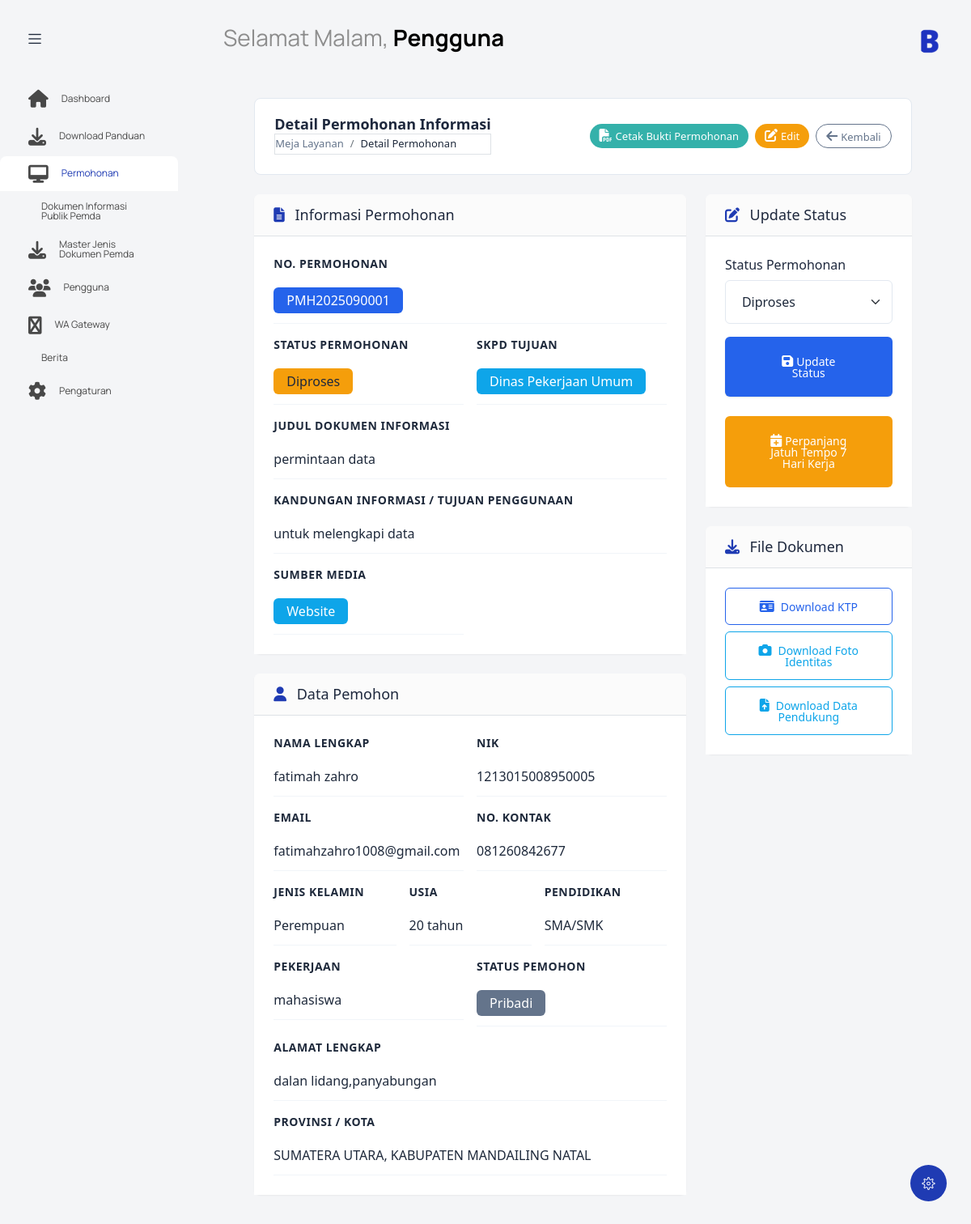
The app's page /index.php?controller=permohonanadmin&action=view&id=3 (signed in), older data.
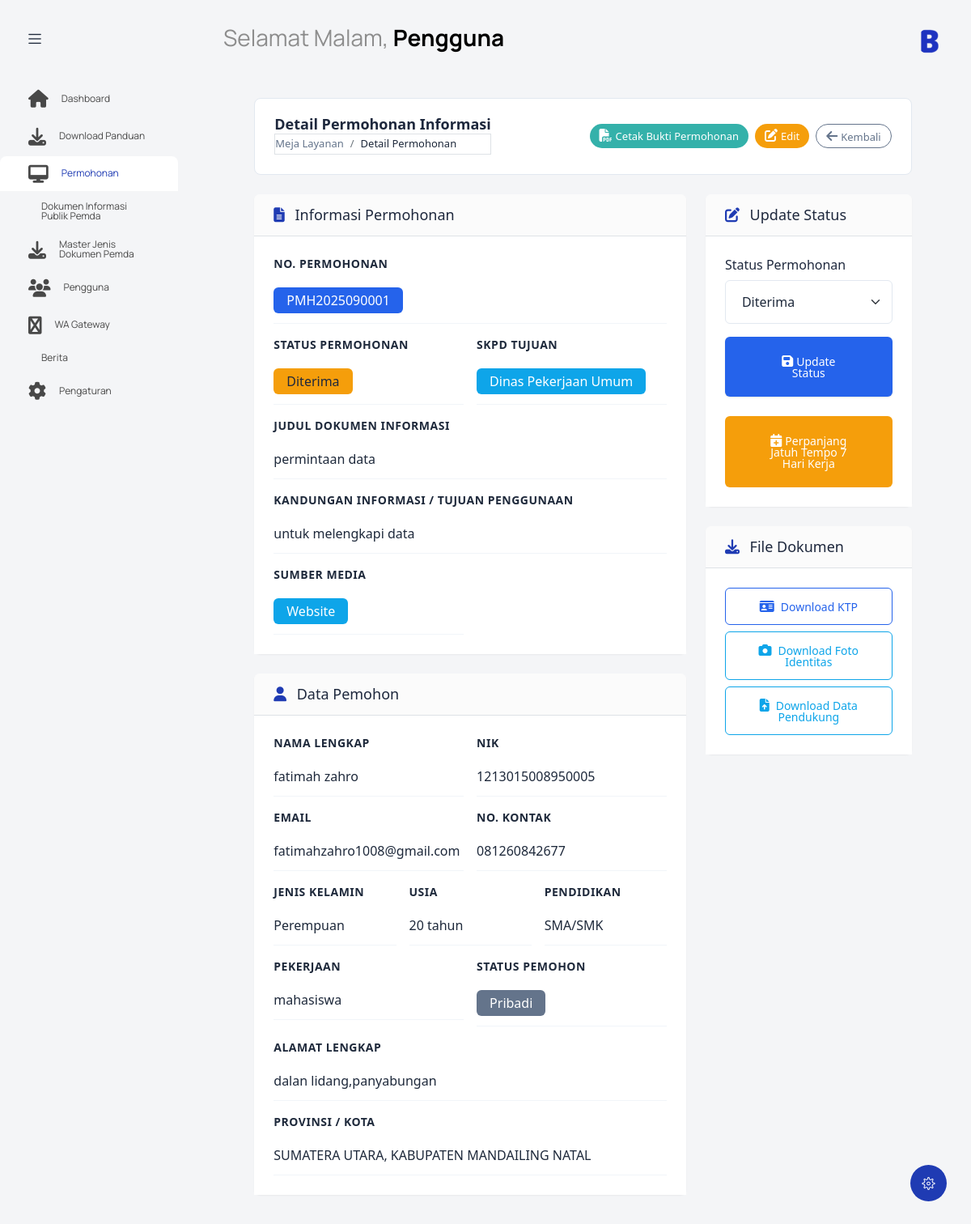
The same page, newer data.
### tables this page shows
CREATE TABLE `permohonan` (
  `id_permohonan` int NOT NULL,
  `id_user` int NOT NULL,
  `no_permohonan` varchar(255) DEFAULT NULL,
  `sisa_jatuh_tempo` int DEFAULT NULL,
  `tujuan_permohonan` text,
  `komponen_tujuan` varchar(255) DEFAULT NULL,
  `judul_dokumen` varchar(255) DEFAULT NULL,
  `kandungan_informasi` text,
  `tujuan_penggunaan_informasi` text,
  `upload_foto_identitas` varchar(255) DEFAULT NULL,
  `upload_data_pedukung` varchar(255) DEFAULT NULL,
  `status` varchar(50) DEFAULT 'Diproses\r\n',
  `sumber_media` varchar(100) DEFAULT NULL,
  `catatan_petugas` text,
  `created_at` timestamp NULL DEFAULT CURRENT_TIMESTAMP,
  `updated_at` timestamp NULL DEFAULT CURRENT_TIMESTAMP ON UPDATE CURRENT_TIMESTAMP
);

CREATE TABLE `biodata_pengguna` (
  `id_biodata` int NOT NULL,
  `nama_lengkap` varchar(255) NOT NULL,
  `nik` varchar(16) NOT NULL,
  `alamat` text,
  `provinsi` varchar(100) DEFAULT NULL,
  `city` varchar(100) DEFAULT NULL,
  `jenis_kelamin` enum('Laki-laki','Perempuan') DEFAULT NULL,
  `usia` int DEFAULT NULL,
  `pendidikan` varchar(100) DEFAULT NULL,
  `pekerjaan` varchar(100) DEFAULT NULL,
  `no_kontak` varchar(20) DEFAULT NULL,
  `email` varchar(255) DEFAULT NULL,
  `foto_profile` varchar(255) DEFAULT NULL,
  `status_pengguna` enum('pribadi','lembaga') NOT NULL,
  `nama_lembaga` varchar(255) DEFAULT NULL,
  `upload_ktp` varchar(255) DEFAULT NULL,
  `upload_akta` varchar(255) DEFAULT NULL
);

### views/permohonan_admin/view.php (the view, shortened to what the changed rows need)
<?php include('template/header.php'); ?>
<body class="with-welcome-text">
  <div class="container-scroller">
    <?php include 'template/navbar.php'; ?>
    <div class="container-fluid page-body-wrapper">
      <?php include 'template/setting_panel.php'; ?>
      <?php include 'template/sidebar.php'; ?>
      <div class="main-panel">
        <div class="content-wrapper">
          <div class="row justify-content-center">
            <div class="col-12 col-xl-11">
              <div class="page-header mb-4">
                <div class="d-flex flex-column flex-md-row justify-content-between align-items-start align-items-md-center">
                  <div class="mb-2 mb-md-0">
                    <h4 class="page-title mb-1 text-dark">Detail Permohonan Informasi</h4>
                    <nav aria-label="breadcrumb">
                      <ol class="breadcrumb mb-0 fs-6">
                        <li class="breadcrumb-item"><a href="index.php?controller=permohonanadmin&action=index" class="text-decoration-none">Meja Layanan</a></li>
                        <li class="breadcrumb-item active" aria-current="page">Detail Permohonan</li>
                      </ol>
                    </nav>
                  </div>
                  <div class="d-flex flex-column flex-sm-row gap-2">
                    <a href="index.php?controller=permohonanadmin&action=generatePDF&id=<?php echo $permohonan['id_permohonan']; ?>" class="btn btn-success btn-sm" target="_blank">
                      <i class="fas fa-file-pdf me-1"></i>Cetak Bukti Permohonan
                    </a>
                    <a href="index.php?controller=permohonanadmin&action=edit&id=<?php echo $permohonan['id_permohonan']; ?>" class="btn btn-warning btn-sm">
                      <i class="fas fa-edit me-1"></i>Edit
                    </a>
                    <a href="index.php?controller=permohonanadmin&action=index" class="btn btn-outline-secondary btn-sm">
                      <i class="fas fa-arrow-left me-1"></i>Kembali
                    </a>
                  </div>
                </div>
              </div>
              <div class="row g-4">
                <div class="col-lg-8">
                  <div class="card shadow-sm border-0 mb-4">
                    <div class="card-header bg-light border-bottom">
                      <h5 class="card-title mb-0 text-dark fw-normal">
                        <i class="fas fa-file-alt me-2 text-primary"></i>
                        Informasi Permohonan
                      </h5>
                    </div>
                    <div class="card-body p-4">
                      <div class="row g-3">
                        <div class="col-12">
                          <div class="info-item">
                            <label class="info-label">No. Permohonan</label>
                            <div class="info-value">
                              <span class="badge bg-primary fs-6 px-3 py-2"><?php echo htmlspecialchars($permohonan['no_permohonan'] ?? ''); ?></span>
                            </div>
                          </div>
                        </div>
                        <div class="col-md-6">
                          <div class="info-item">
                            <label class="info-label">Status Permohonan</label>
                            <div class="info-value">
                              <?php
                              $status = $permohonan['status'] ?? 'Diproses';
                              $statusClass = '';
                              switch ($status) {
                                default:
                                  $statusClass = 'bg-warning text-dark';
                              }
                              ?>
                              <span class="badge <?php echo $statusClass; ?> fs-6 px-3 py-2"><?php echo htmlspecialchars($status); ?></span>
                            </div>
                          </div>
                        </div>
                        <div class="col-md-6">
                          <div class="info-item">
                            <label class="info-label">SKPD Tujuan</label>
                            <div class="info-value">
                              <span class="badge bg-info fs-6 px-3 py-2"><?php echo htmlspecialchars($permohonan['komponen_tujuan'] ?? ''); ?></span>
                            </div>
                          </div>
                        </div>
                        <div class="col-12">
                          <div class="info-item">
                            <label class="info-label">Judul Dokumen Informasi</label>
                            <div class="info-value"><?php echo htmlspecialchars($permohonan['judul_dokumen'] ?? ''); ?></div>
                          </div>
                        </div>
                        <div class="col-12">
                          <div class="info-item">
                            <label class="info-label">Kandungan Informasi / Tujuan Penggunaan</label>
                            <div class="info-value"><?php echo nl2br(htmlspecialchars($permohonan['tujuan_penggunaan_informasi'] ?? '')); ?></div>
                          </div>
                        </div>
                        <div class="col-md-6">
                          <div class="info-item">
                            <label class="info-label">Sumber Media</label>
                            <div class="info-value">
                              <span class="badge bg-info fs-6 px-3 py-2"><?php echo htmlspecialchars($permohonan['sumber_media'] ?? 'Website'); ?></span>
                            </div>
                          </div>
                        </div>
                      </div>
                    </div>
                  </div>
                  <div class="card shadow-sm border-0 mb-4">
                    <div class="card-header bg-light border-bottom">
                      <h5 class="card-title mb-0 text-dark fw-normal">
                        <i class="fas fa-user me-2 text-primary"></i>
                        Data Pemohon
                      </h5>
                    </div>
                    <div class="card-body p-4">
                      <div class="row g-3">
                        <div class="col-md-6">
                          <div class="info-item">
                            <label class="info-label">Nama Lengkap</label>
                            <div class="info-value"><?php echo htmlspecialchars($permohonan['nama_lengkap'] ?? $permohonan['username']); ?></div>
                          </div>
                        </div>
                        <div class="col-md-6">
                          <div class="info-item">
                            <label class="info-label">NIK</label>
                            <div class="info-value"><?php echo htmlspecialchars($permohonan['nik'] ?? ''); ?></div>
                          </div>
                        </div>
                        <div class="col-md-6">
                          <div class="info-item">
                            <label class="info-label">Email</label>
                            <div class="info-value"><?php echo htmlspecialchars($permohonan['email'] ?? ''); ?></div>
                          </div>
                        </div>
                        <div class="col-md-6">
                          <div class="info-item">
                            <label class="info-label">No. Kontak</label>
                            <div class="info-value"><?php echo htmlspecialchars($permohonan['no_kontak'] ?? ''); ?></div>
                          </div>
                        </div>
                        <div class="col-md-4">
                          <div class="info-item">
                            <label class="info-label">Jenis Kelamin</label>
                            <div class="info-value"><?php echo htmlspecialchars($permohonan['jenis_kelamin'] ?? '-'); ?></div>
                          </div>
                        </div>
                        <div class="col-md-4">
                          <div class="info-item">
                            <label class="info-label">Usia</label>
                            <div class="info-value"><?php echo htmlspecialchars($permohonan['usia'] ?? '-'); ?> tahun</div>
                          </div>
                        </div>
                        <div class="col-md-4">
                          <div class="info-item">
                            <label class="info-label">Pendidikan</label>
                            <div class="info-value"><?php echo htmlspecialchars($permohonan['pendidikan'] ?? '-'); ?></div>
                          </div>
                        </div>
                        <div class="col-md-6">
                          <div class="info-item">
                            <label class="info-label">Pekerjaan</label>
                            <div class="info-value"><?php echo htmlspecialchars($permohonan['pekerjaan'] ?? '-'); ?></div>
                          </div>
                        </div>
                        <div class="col-md-6">
                          <div class="info-item">
                            <label class="info-label">Status Pemohon</label>
                            <div class="info-value">
                              <span class="badge <?php echo ($permohonan['status_pengguna'] ?? '') === 'lembaga' ? 'bg-primary' : 'bg-secondary'; ?> fs-6 px-3 py-2">
                                <?php echo htmlspecialchars(ucfirst($permohonan['status_pengguna'] ?? 'pribadi')); ?>
                              </span>
                            </div>
                          </div>
                        </div>
                        <div class="col-12">
                          <div class="info-item">
                            <label class="info-label">Alamat Lengkap</label>
                            <div class="info-value"><?php echo nl2br(htmlspecialchars($permohonan['alamat'] ?? '')); ?></div>
                          </div>
                        </div>
                        <div class="col-12">
                          <div class="info-item">
                            <label class="info-label">Provinsi / Kota</label>
                            <div class="info-value"><?php echo htmlspecialchars(($permohonan['provinsi'] ?? '') . ', ' . ($permohonan['city'] ?? '')); ?></div>
                          </div>
                        </div>
                      </div>
                    </div>
                  </div>
                </div>
                <div class="col-lg-4">
                  <div class="card shadow-sm border-0 mb-4">
                    <div class="card-header bg-light border-bottom">
                      <h5 class="card-title mb-0 text-dark fw-normal">
                        <i class="fas fa-edit me-2 text-primary"></i>
                        Update Status
                      </h5>
                    </div>
                    <div class="card-body p-4">
                      <form id="status-form">
                        <div class="mb-3">
                          <label class="form-label text-dark fw-medium">Status Permohonan</label>
                          <select name="status" class="form-select form-control-lg" id="status-select">
                            <option value="Diproses" <?php echo ($permohonan['status'] ?? '') == 'Diproses' ? 'selected' : ''; ?>>Diproses</option>
                            <option value="Diterima" <?php echo ($permohonan['status'] ?? '') == 'Diterima' ? 'selected' : ''; ?>>Diterima</option>
                          </select>
                        </div>
                        <button type="submit" class="btn btn-primary w-100 btn-lg">
                          <i class="fas fa-save me-1"></i>Update Status
                        </button>
                      </form>
                      <div class="mt-4">
                        <button type="button" class="btn btn-warning w-100 btn-lg" id="perpanjang-jatuh-tempo" data-id="<?php echo $permohonan['id_permohonan']; ?>">
                          <i class="fas fa-calendar-plus me-1"></i>Perpanjang Jatuh Tempo 7 Hari Kerja
                        </button>
                      </div>
                    </div>
                  </div>
                  <div class="card shadow-sm border-0">
                    <div class="card-header bg-light border-bottom">
                      <h5 class="card-title mb-0 text-dark fw-normal">
                        <i class="fas fa-download me-2 text-primary"></i>
                        File Dokumen
                      </h5>
                    </div>
                    <div class="card-body p-4">
                      <div class="d-grid gap-2">
                        <?php if (!empty($permohonan['upload_ktp'])): ?>
                          <a href="index.php?controller=permohonanadmin&action=downloadFile&file=<?php echo basename($permohonan['upload_ktp']); ?>&id=<?php echo $permohonan['id_permohonan']; ?>"
                            class="btn btn-outline-primary">
                            <i class="fas fa-id-card me-2"></i>Download KTP
                          </a>
                        <?php endif; ?>
                        <?php if (!empty($permohonan['upload_foto_identitas'])): ?>
                          <a href="index.php?controller=permohonanadmin&action=downloadFile&file=<?php echo basename($permohonan['upload_foto_identitas']); ?>&id=<?php echo $permohonan['id_permohonan']; ?>"
                            class="btn btn-outline-info">
                            <i class="fas fa-camera me-2"></i>Download Foto Identitas
                          </a>
                        <?php endif; ?>
                        <?php if (!empty($permohonan['upload_data_pedukung'])): ?>
                          <a href="index.php?controller=permohonanadmin&action=downloadFile&file=<?php echo basename($permohonan['upload_data_pedukung']); ?>&id=<?php echo $permohonan['id_permohonan']; ?>"
                            class="btn btn-outline-info">
                            <i class="fas fa-file-upload me-2"></i>Download Data Pendukung
                          </a>
                        <?php endif; ?>
                      </div>
                    </div>
                  </div>
                </div>
              </div>
            </div>
          </div>
        </div>
      </div>
    </div>
  </div>
</body>
</html>

Row changes from the older to the newer data that the page shows:
changed permohonan "PMH2025090001": status "Diproses" → "Diterima"; status (not shown) → "Diterima"
Text that changed along with them:
form field status: "Diproses" → (not shown)
